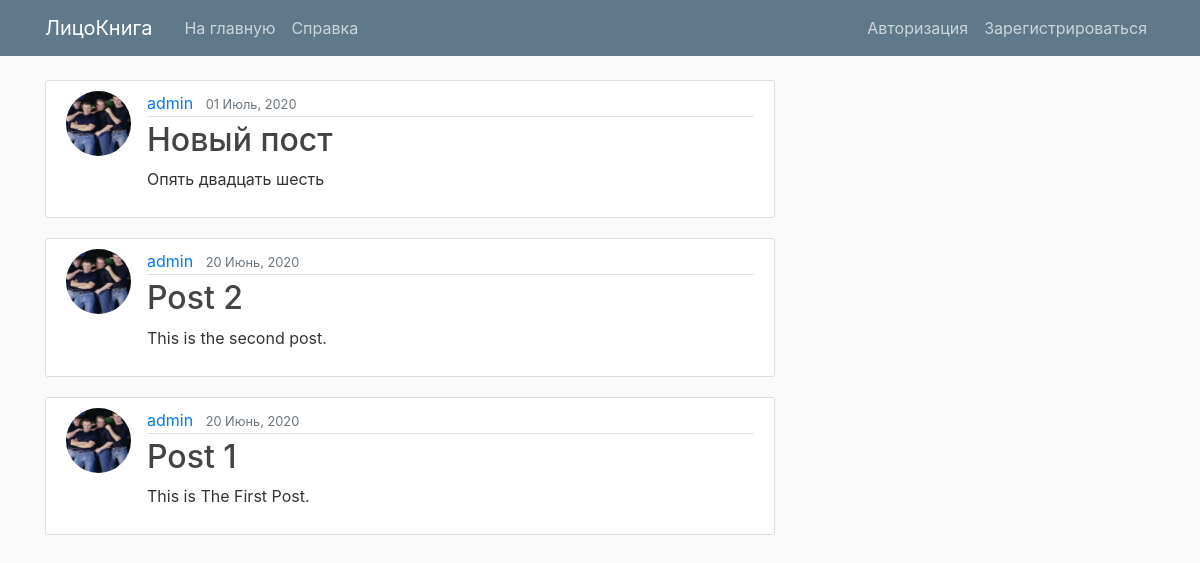
The app's page /, older data.
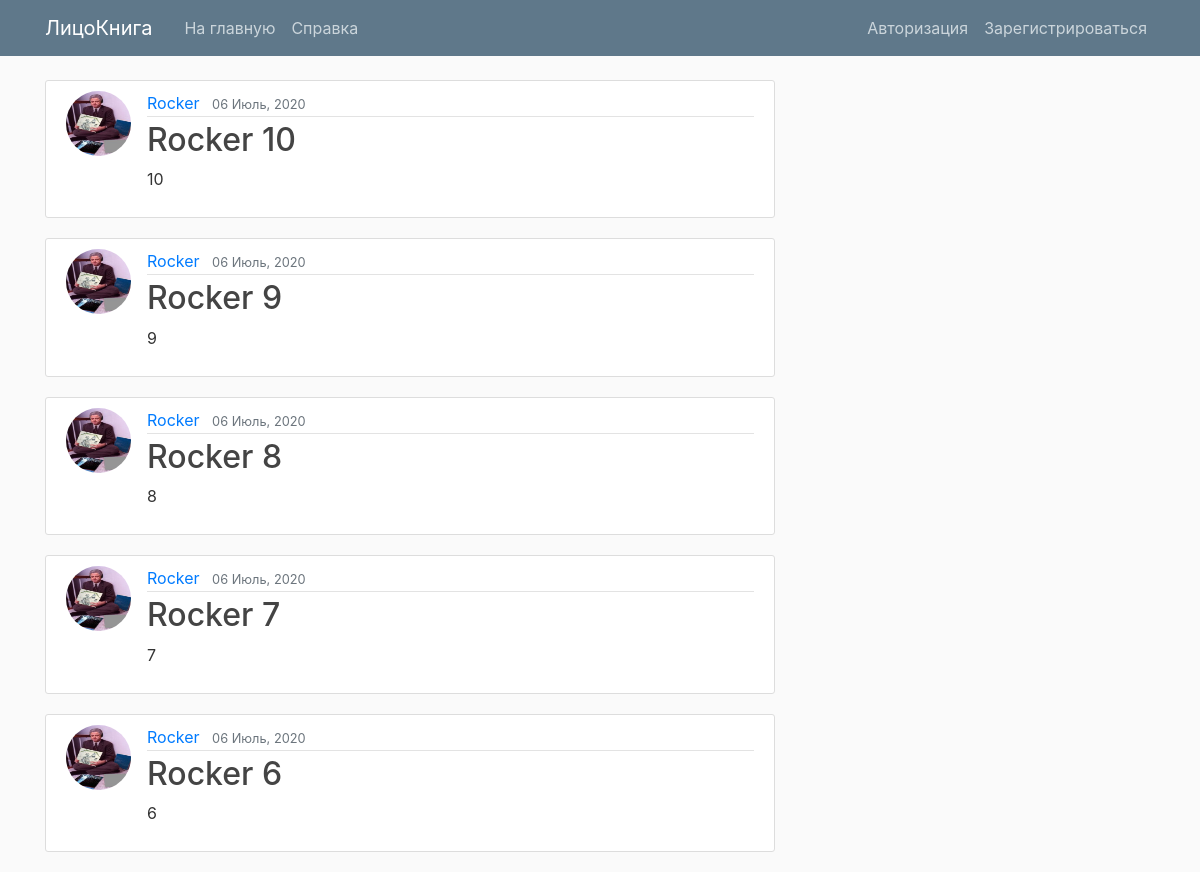
The same page, newer data.
### blog/models.py (models this page shows, shortened)
class Post(models.Model):
    title = models.CharField(max_length=100)
    content = models.TextField()
    date_posted = models.DateTimeField(auto_now_add=True)
    author = models.ForeignKey(User, on_delete=models.CASCADE)

### users/models.py (models this page shows, shortened)
class Profile(models.Model):
    user = models.OneToOneField(User, on_delete=models.CASCADE)
    image = models.ImageField(default='default.jpg', upload_to='profile_pics')

### blog/views.py (the view)
# urls.py: path('', PostListView.as_view(), name='blog-home'),
class PostListView(ListView):
    model = Post
    template_name = 'blog/home.html'
    context_object_name = 'posts'
    ordering = ['-date_posted']
    paginate_by = 5

### blog/templates/blog/home.html
{% extends "blog/base.html" %}
{% block content %}
{% for post in posts %}
    <article class="media content-section">
        <img class="rounded-circle article-img" src="{{ post.author.profile.image.url }}">
        <div class="media-body">
            <div class="article-metadata">
                <a class="mr-2" href="#">{{ post.author }}</a>
                <small class="text-muted">{{ post.date_posted|date:"d F, Y" }}</small>
            </div>
            <h2><a class="article-title" href="{% url 'post-detail' post.id %}">{{ post.title }}</a></h2>
            <p class="article-content">{{ post.content }}</p>
        </div>
    </article>
{% endfor %}
{% endblock content %}

Row changes from the older to the newer data that the page shows:
removed Post: author.profile.image (picture), author "admin", date_posted "01 Июль, 2020", title "Новый пост", content "Опять двадцать шесть"
no longer on this page (row unchanged): Post: author.profile.image (picture), author "admin", date_posted "20 Июнь, 2020", title "Post 2", content "This is the second post."
no longer on this page (row unchanged): Post: author.profile.image (picture), author "admin", date_posted "20 Июнь, 2020", title "Post 1", content "This is The First Post."
added Post: author.profile.image (picture), author "Rocker", date_posted "06 Июль, 2020", title "Rocker 10", content "10"
added Post: author.profile.image (picture), author "Rocker", date_posted "06 Июль, 2020", title "Rocker 9", content "9"
added Post: author.profile.image (picture), author "Rocker", date_posted "06 Июль, 2020", title "Rocker 8", content "8"
added Post: author.profile.image (picture), author "Rocker", date_posted "06 Июль, 2020", title "Rocker 7", content "7"
added Post: author.profile.image (picture), author "Rocker", date_posted "06 Июль, 2020", title "Rocker 6", content "6"
